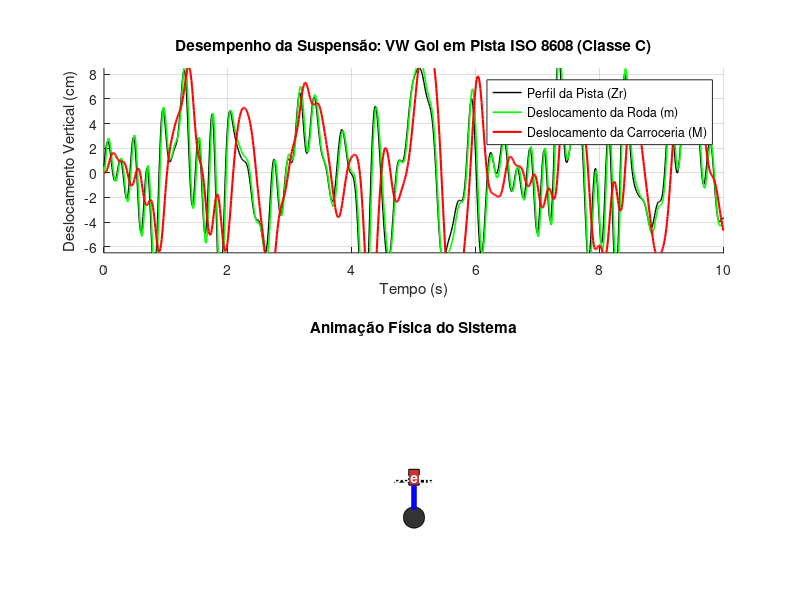

Source code (MATLAB):
% =========================================================================
% SIMULAÇÃO E ANIMAÇÃO: VW GOL EM PISTA ISO 8608 (CLASSE C)
% =========================================================================
clear; clc; close all;

% 1. Parâmetros Físicos do Veículo (VW Gol - 1/4 de carro)
m1 = 250;     % Massa suspensa (Carroceria) [kg]
m2 = 40;      % Massa não suspensa (Roda/Eixo) [kg]
k1 = 15000;   % Rigidez da mola da suspensão [N/m]
c1 = 1500;    % Coeficiente de amortecimento [N.s/m]
k2 = 150000;  % Rigidez do pneu [N/m]

% 2. Configuração do Tempo e Pista ISO 8608 (Classe C)
dt = 0.01;        % Passo de tempo [s]
t = 0:dt:10;      % Tempo total de 10 segundos (como no seu gráfico)
N = length(t);

% Gerando o Perfil da Pista (Classe C: Rugosidade média aleatória)
% Usamos somatório de senóides com frequências e fases aleatórias para imitar a ISO
rng(42); % Semente fixa para a pista ser sempre a mesma ao rodar
z_pista = zeros(1, N);
n_frequencias = 30;
f_min = 0.5; f_max = 5.0;
frequencias = linspace(f_min, f_max, n_frequencias);

for k = 1:n_frequencias
    amplitude = 0.015 * (frequencias(k)^(-0.5)); % Atenuação típica de pista ISO
    fase = 2 * pi * rand();
    z_pista = z_pista + amplitude * sin(2 * pi * frequencias(k) * t + fase);
end
% Convertendo para centímetros para ficar na mesma escala visual do seu gráfico (-6 a 8 cm)
z_pista_cm = z_pista * 100; 

% 3. Resolução das Equações de Movimento (Integração Numérica)
z1 = zeros(1, N); v1 = zeros(1, N); % Carroceria
z2 = zeros(1, N); v2 = zeros(1, N); % Roda

for i = 1:N-1
    % Forças atuantes (trabalhando em metros para a física)
    z_pista_m = z_pista_cm(i) / 100;
    z2_m = z2(i) / 100; z1_m = z1(i) / 100;
    
    F_susp = k1 * (z2_m - z1_m) + c1 * (v2(i) - v1(i));
    F_pneu = k2 * (z_pista_m - z2_m);
    
    a1 = F_susp / m1;
    a2 = (F_pneu - F_susp) / m2;
    
    v1(i+1) = v1(i) + a1 * dt;
    v2(i+1) = v2(i) + a2 * dt;
    z1(i+1) = z1(i) + v1(i+1) * dt * 100; % Convertendo para cm
    z2(i+1) = z2(i) + v2(i+1) * dt * 100; % Convertendo para cm
end

% 4. Configuração da Janela de Animação
fig = figure('Name', 'VW Gol - Pista ISO 8608 Classe C', 'Position', [50, 50, 900, 750]);

% Gráfico Superior (Deslocamentos no Tempo - Estilo do seu print)
ax1 = subplot(2,1,1);
hold on; grid on;
title('Desempenho da Suspensão: VW Gol em Pista ISO 8608 (Classe C)');
xlabel('Tempo (s)'); ylabel('Deslocamento Vertical (cm)');
xlim([0 t(end)]); ylim([-6.5 8.5]);
linha_pista = plot(ax1, t, z_pista_cm, 'k-', 'LineWidth', 1, 'DisplayName', 'Perfil da Pista (Zr)');
linha_roda  = plot(ax1, 0, 0, 'g-', 'LineWidth', 1.2, 'DisplayName', 'Deslocamento da Roda (m)');
linha_carro = plot(ax1, 0, 0, 'r-', 'LineWidth', 1.5, 'DisplayName', 'Deslocamento da Carroceria (M)');
legend('Location', 'northeast');

% Gráfico Inferior (Animação do Modelo Físico)
ax2 = subplot(2,1,2);
title('Animação Física do Sistema');
axis equal; axis off;
xlim([-1.5 1.5]); ylim([-4 10]);

h_m1 = 5.0;  % Altura base da carroceria em cm
h_m2 = 1.5;  % Altura base do eixo em cm
largura = 0.8;

% 5. Loop de Animação
for i = 1:3:N % Pulando a cada 3 frames para fluidez ideal
    
    % Atualiza as linhas do gráfico superior
    set(linha_roda,  'XData', t(1:i), 'YData', z2(1:i));
    set(linha_carro, 'XData', t(1:i), 'YData', z1(1:i));
    
    % Limpa e redesenha o modelo físico inferior
    cla(ax2);
    hold(ax2, 'on');
    
    y_m1 = h_m1 + z1(i);
    y_m2 = h_m2 + z2(i);
    y_p = z_pista_cm(i);
    
    % Desenha o solo irregular da pista
    plot(ax2, [-1.5 1.5], [0 0], 'k-', 'LineWidth', 2);
    
    % Desenha M1 (Carroceria - Vermelho)
    rectangle('Position', [-largura/2, y_m1-0.6, largura, 1.2], 'FaceColor', [0.8 0.2 0.2], 'Parent', ax2);
    text(0, y_m1, 'Carroceria (M)', 'HorizontalAlignment', 'center', 'Color', 'white', 'FontWeight', 'bold', 'Parent', ax2);
    
    % Desenha M2 (Roda/Eixo - Cinza)
    rectangle('Position', [-largura/4, y_m2-0.3, largura/2, 0.6], 'FaceColor', [0.5 0.5 0.5], 'Parent', ax2);
    text(0, y_m2, 'Roda', 'HorizontalAlignment', 'center', 'Color', 'white', 'Parent', ax2);
    
    % Desenha Pneu (Círculo preto tocando a pista)
    raio = 0.8;
    centro_pneu = y_m2 - 0.3 - raio;
    rectangle('Position', [-raio, centro_pneu, 2*raio, 2*raio], 'Curvature', [1 1], 'FaceColor', [0.2 0.2 0.2], 'Parent', ax2);
    
    % Hastes de ligação (Amortecedor e Pneu)
    plot(ax2, [0 0], [y_m2+0.3, y_m1-0.6], 'b-', 'LineWidth', 4);
    
    drawnow limitrate;
end
